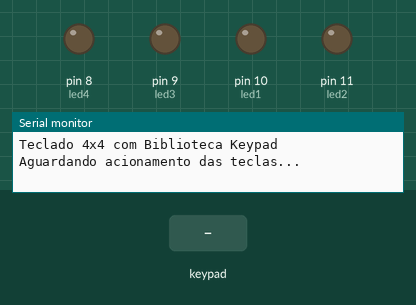
The sketch below on a simulated Arduino Uno, built with avr-gcc and run on an emulated ATmega328P. Parts: output pins drawn as LEDs (lit = HIGH), the last lines printed to the serial monitor. The inputs (shaded band) are chosen by the test bench.

Above: at 1.2 s.
1.3 s: key '1' pressed
At 2.0 s:
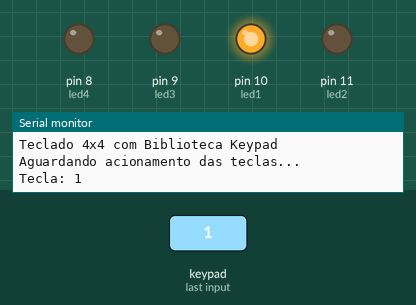
2.8 s: keypad keys 3 2 1 0 pressed 0.4 s apart
At 5.2 s:
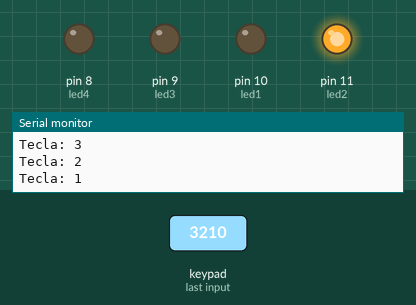
5.9 s: key '4' pressed
At 6.5 s:
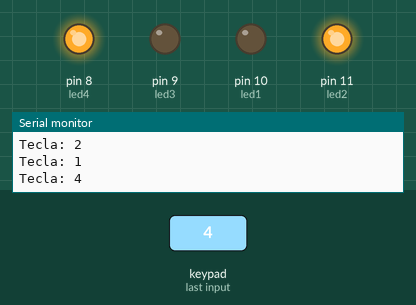
7.4 s: keypad keys 1 3 9 7 pressed 0.4 s apart
At 9.0 s:
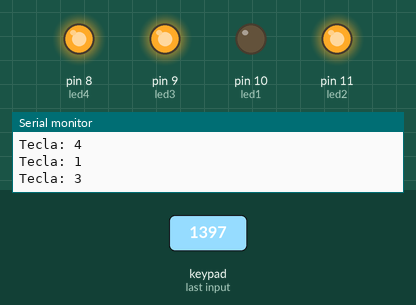
10.5 s: key '2' pressed
At 11.5 s:
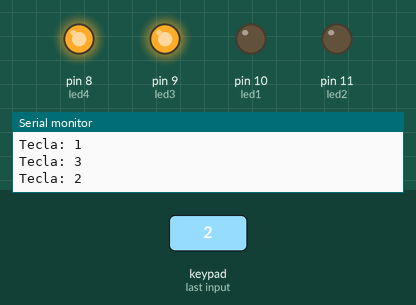
12.0 s: keypad keys 3 2 1 0 # pressed 0.4 s apart
At 13.5 s:
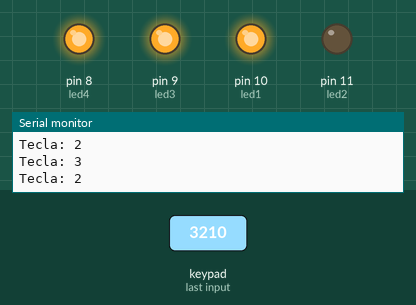
Timing chart, 0 to 15.0 s (numbered marks = the images above; inputs shaded):
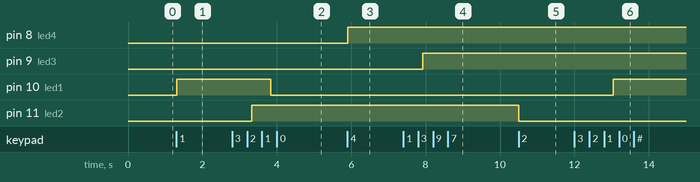

The sketch:

Teclado_e_leds.ino
```cpp
#include <Keypad.h>


int led1 = 10;
int led2 = 11;
int led3 = 9;
int led4 = 8;

boolean saida = LOW;

byte pinosLinhas[]  = {3,2,1,0};

byte pinosColunas[] = {7,6,5,4};

char teclas[4][4] = {{'1','2','3','A'},
                     {'4','5','6','B'},
                     {'7','8','9','C'},
                     {'*','0','#','D'}};

Keypad teclado1 = Keypad( makeKeymap(teclas), pinosLinhas, pinosColunas, 4, 4);

void setup() {
  Serial.begin(9600);
  Serial.println("Teclado 4x4 com Biblioteca Keypad");
  Serial.println("Aguardando acionamento das teclas...");
  Serial.println();
  pinMode(led1, OUTPUT);
  pinMode(led2, OUTPUT);
  pinMode(led3, OUTPUT);
  pinMode(led4, OUTPUT);
}

void loop() {
  //Verifica se alguma tecla foi pressionada
  char tecla_pressionada = teclado1.getKey();

  //Mostra no serial monitor o caracter da matriz,
  //referente a tecla que foi pressionada
  if (tecla_pressionada=='1')
  {
    saida = !saida;
    digitalWrite(led1, saida);
    delay(500);
    Serial.print("Tecla: ");
    Serial.println(tecla_pressionada);
  }
  if (tecla_pressionada=='2')
  {
    saida = !saida;
    digitalWrite(led2, saida);
    delay(500);
    Serial.print("Tecla: ");
    Serial.println(tecla_pressionada);
  }

  if (tecla_pressionada=='3')
  {
    saida = !saida;
    digitalWrite(led3, saida);
    delay(500);
    Serial.print("Tecla: ");
    Serial.println(tecla_pressionada);
  }

  if (tecla_pressionada=='4')
  {
    saida = !saida;
    digitalWrite(led4, saida);
    delay(500);
    Serial.print("Tecla: ");
    Serial.println(tecla_pressionada);
  }
}
```

Measured:
- after the input at 1.3 s, pin 10 (led1): LOW → HIGH at once
- after the input at 2.8 s, pin 10 (led1): HIGH → LOW after 1.0 s; pin 11 (led2): LOW → HIGH after 0.52 s
- after the input at 5.9 s, pin 8 (led4): LOW → HIGH at once
- after the input at 7.4 s, pin 9 (led3): LOW → HIGH after 0.53 s
- after the input at 10.5 s, pin 11 (led2): HIGH → LOW at once
- after the input at 12.0 s, pin 10 (led1): LOW → HIGH after 1.0 s
